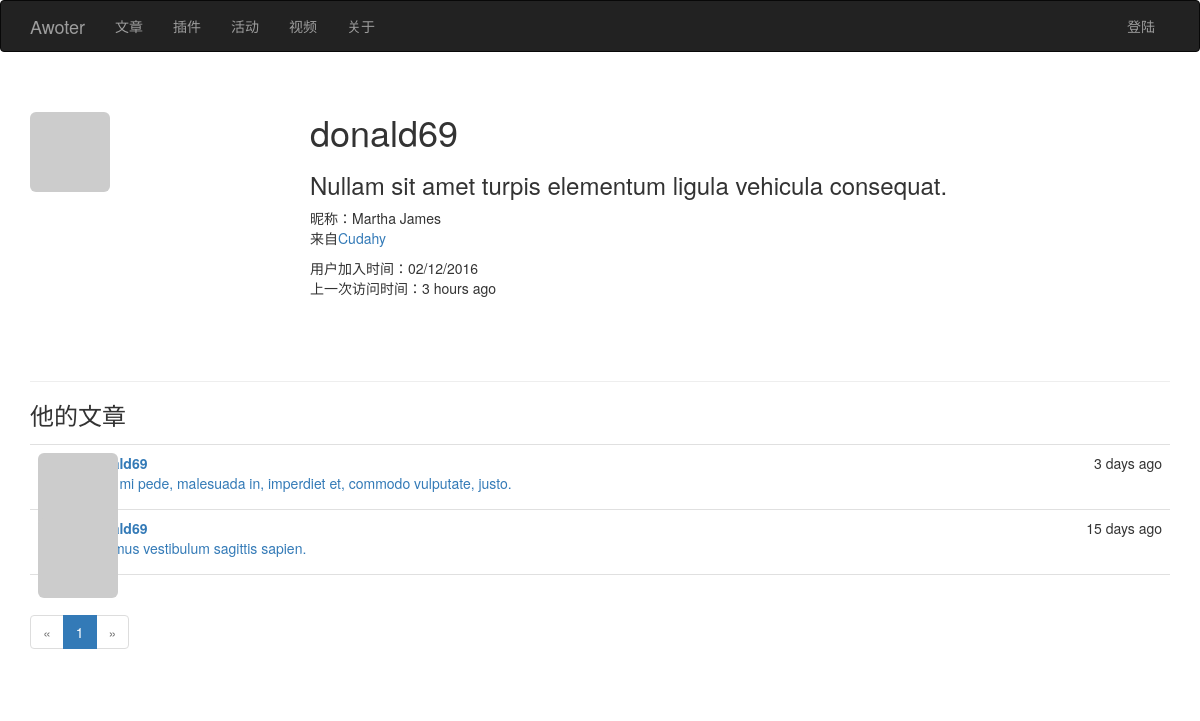
Page /user/donald69 on the earlier database version.
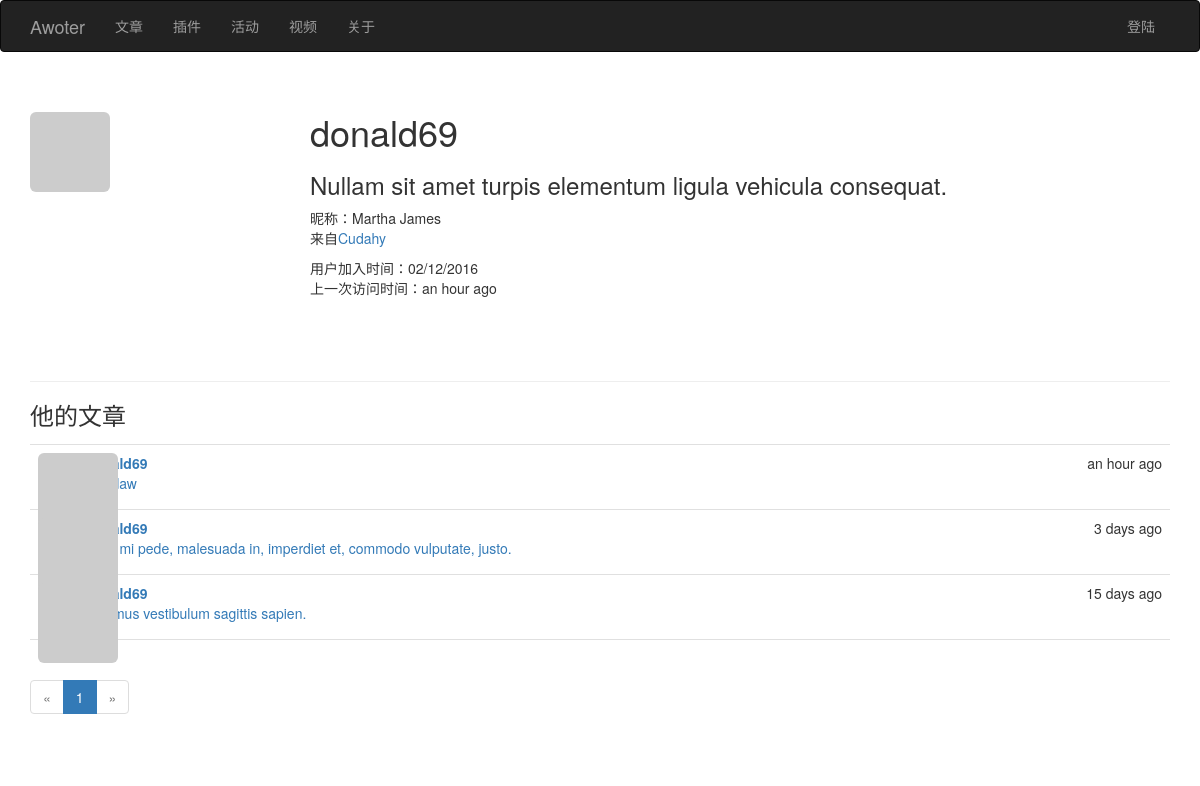
Same page on the later database version.
### app/models.py (models this page shows, shortened)
class User(UserMixin, db.Model):
    __tablename__ = 'users'
    id = db.Column(db.Integer, primary_key=True)
    email = db.Column(db.String(64), unique=True, index=True)
    username = db.Column(db.String(64), unique=True, index=True)
    role_id = db.Column(db.Integer, db.ForeignKey('roles.id'))
    password_hash = db.Column(db.String(128))
    confirmed = db.Column(db.Boolean, default=False)
    nickname = db.Column(db.String(64))
    location = db.Column(db.String(64))
    about_me = db.Column(db.Text())
    member_since = db.Column(db.DateTime(), default=datetime.utcnow)
    last_seen = db.Column(db.DateTime(), default=datetime.utcnow)
    avatar_hash = db.Column(db.String(32))
    posts = db.relationship('Post', backref='author', lazy='dynamic')
    @property
    def password(self):
        raise AttributeError('password is not a readable attribute')
    def gravatar(self,  size=100, default='identicon', rating='g'):
        if request.is_secure:
            url = 'https://secure.gravatar.com/avatar'
        else:
            url = 'https://www.gravatar.com/avatar'
        hash = self.avatar_hash or hashlib.md5(self.email.encode('utf-8')).hexdigest()
        return '{url}/{hash}?s={size}&d={default}&r={rating}'.format(
            url=url, hash=hash, size=size, default=default, rating=rating)

class Post(db.Model):
    __tablename__ = 'posts'
    id = db.Column(db.Integer, primary_key=True)
    article_title = db.Column(db.String(128), index=True)
    body = db.Column(db.Text)
    timestamp = db.Column(db.DateTime, index=True, default=datetime.utcnow)
    author_id = db.Column(db.Integer, db.ForeignKey('users.id'))
    body_html = db.Column(db.Text)

### app/main/views.py (the view)
@main.route('/user/<username>')
def user_page(username):
    body_show = False
    user = User.query.filter_by(username=username).first_or_404()
    title = str(user.username)
    if user is None:
        abort(404)
    page = request.args.get('page', 1, type=int)
    pagination = user.posts.order_by(Post.timestamp.desc()).paginate(
        page, per_page=current_app.config['AWOTER_DOC_PER_PAGE'],
        error_out=False)
    posts = pagination.items
    return render_template('user.html', user=user, title=title,
                           posts=posts, pagination=pagination, body_show=body_show)

### app/auth/views.py (called while the page is built)
@auth.before_app_request
def before_request():
    if current_user.is_authenticated \
            and not current_user.confirmed \
            and request.endpoint[:5] != 'auth.' \
            and request.endpoint != 'static':
        return redirect(url_for('auth.unconfirmed'))

@auth.before_app_request
def before_request():
    if current_user.is_authenticated:
        current_user.ping()
        if not current_user.confirmed \
                and request.endpoint[:5] != 'auth.':
            return redirect(url_for('auth.unconfirmed'))

### app/main/__init__.py (called while the page is built)
@main.app_context_processor
def inject_permissions():
    return dict(Permission=Permission)

### app/models.py (called while the page is built)
    def is_administrator(self):
        return False

### app/templates/user.html (shortened to what this page needs)
{% extends "base.html" %}
{% import "_macros.html" as macros %}
{% block page_content %}
<div class="page-header">
    <img class="img-rounded profile-thumbnail" src="{{ user.gravatar(size=256) }}">
    <div class="profile-header">
        <h1>{{ user.username }}</h1>
        <h3>{% if user.about_me %}{{ user.about_me }}{% endif %}</h3>
        {% if user.nickname or user.location %}
            <p>
            {% if user.nickname %}昵称：{{ user.nickname }} {% endif %}
            <br>
            {% if user.location %}来自<a href="http://maps.baidu.com/?q={{ user.location }}">{{ user.location }}</a>
            {% endif %}
            </p>
        {% endif %}
        <p>
            用户加入时间：{{ moment(user.member_since).format('L') }}
            <br>
            上一次访问时间：{{ moment(user.last_seen).fromNow() }}
        </p>
    </div>
</div>
<h3>他的文章</h3>
{% include '_doc.html' %}
{% if pagination %}
<div class="pagination">
    {{ macros.pagination_widget(pagination, 'main.user_page', username=user.username) }}
</div>
{% endif %}
{% endblock %}

### app/templates/base.html (shortened to what this page needs)
{%  extends "bootstrap/base.html" %}
{% block head %}
{{ super() }}
<link rel="stylesheet" type="text/css" href="{{ url_for('static', filename='styles.css') }}">
{% endblock %}
{% block navbar %}
<div class ="navbar navbar-inverse " role="navigation">
    <div class="container">
        <div class="navbar-header">
            <a class="navbar-brand" href="/">Awoter</a>
        </div>
        <div class="navbar-collapse collapse">
            <ul class="nav navbar-nav">
                <li><a href="{{ url_for('main.doc') }}">文章</a></li>
                <li><a href="{{ url_for('main.res_mods') }}">插件</a></li>
                <li><a href="{{ url_for('main.hd') }}">活动</a></li>
                <li><a href="{{ url_for('main.video') }}">视频</a></li>
                <li><a href="{{ url_for('main.about') }}">关于</a></li>
            </ul>
            <ul class="nav navbar-nav navbar-right">
                {% if current_user.is_authenticated %}
                <li class="dropdown">
                    <a href="#" class="dropdown-toggle" data-toggle="dropdown">
                        <img src="{{ current_user.gravatar(size=18) }}">
                        账户 <b class="caret"></b>
                    </a>
                    <ul class="dropdown-menu">
                        <li><a href="{{ url_for('auth.change_password') }}">修改密码</a></li>
                        <li><a href="{{ url_for('auth.change_email') }}">修改邮箱</a></li>
                        <li><a href="{{ url_for('main.user_page', username=current_user.username) }}">个人信息</a></li>
                        <li><a href="{{ url_for('auth.logout') }}">登出</a></li>
                    </ul>
                </li>
                {% else %}
                    <li><a href="{{ url_for('auth.login') }}">登陆</a></li>
                {% endif %}
            </ul>
        </div>
    </div>
</div>
{% endblock %}
{% block content %}
<div class="container">
    {% block page_content %}{% endblock %}
</div>
{% endblock %}

### app/templates/_macros.html
{% macro pagination_widget(pagination, endpoint) %}
<ul class="pagination">
    <li{% if not pagination.has_prev %} class="disabled"{% endif %}>
        <a href="{% if pagination.has_prev %}{{ url_for(endpoint, page=pagination.prev_num, **kwargs) }}{% else %}#{% endif %}">
            &laquo;
        </a>
    </li>
    {% for p in pagination.iter_pages() %}
        {% if p %}
            {% if p == pagination.page %}
            <li class="active">
                <a href="{{ url_for(endpoint, page = p, **kwargs) }}">{{ p }}</a>
            </li>
            {% else %}
            <li>
                <a href="{{ url_for(endpoint, page = p, **kwargs) }}">{{ p }}</a>
            </li>
            {% endif %}
        {% else %}
        <li class="disabled"><a href="#">&hellip;</a></li>
        {% endif %}
    {% endfor %}
    <li{% if not pagination.has_next %} class="disabled"{% endif %}>
        <a href="{% if pagination.has_next %}{{ url_for(endpoint, page=pagination.next_num, **kwargs) }}{% else %}#{% endif %}">
            &raquo;
        </a>
    </li>
</ul>
{% endmacro %}

### app/templates/_doc.html (shortened to what this page needs)
<ul class="posts">
    {% for post in posts %}
    <li class="post">
        <div class="post-thumbnail">
            <a href="{{ url_for('.user_page', username=post.author.username) }}">
                <img class="img-rounded profile-thumbnail" src="{{ post.author.gravatar(size=40) }}">
            </a>
        </div>
        <div class="post-content">
            <div class="post-date">{{ moment(post.timestamp).fromNow() }}</div>
            <div class="post-author">
                <a href="{{ url_for('.user_page', username=post.author.username) }}">
                {{ post.author.username }}</a>
            </div>
            <a href="{{ url_for('main.doc_detail', id=post.id) }}">
                <div class="post-title">{{ post.article_title }}</div>
            </a>
        </div>
    </li>
    {% endfor %}
</ul>

### app/static/styles.css (style rules this page uses)
.profile-thumbnail { position: absolute; }
.profile-header { min-height: 260px; margin-left: 280px; }
ul.posts { list-style-type: none; padding: 0px; margin: 16px 0px 0px 0px; border-top: 1px solid #e0e0e0; }
ul.posts li.post { padding: 8px; border-bottom: 1px solid #e0e0e0; }
div.post-date { float: right; }
div.post-author { font-weight: bold; }
div.post-thumbnail { position: absolute; }
div.post-content { margin-left: 48px; min-height: 48px; }

Differences in the rows shown:
changed User "donald69": last_seen "3 hours ago" → "an hour ago"
added Post: timestamp "an hour ago"
